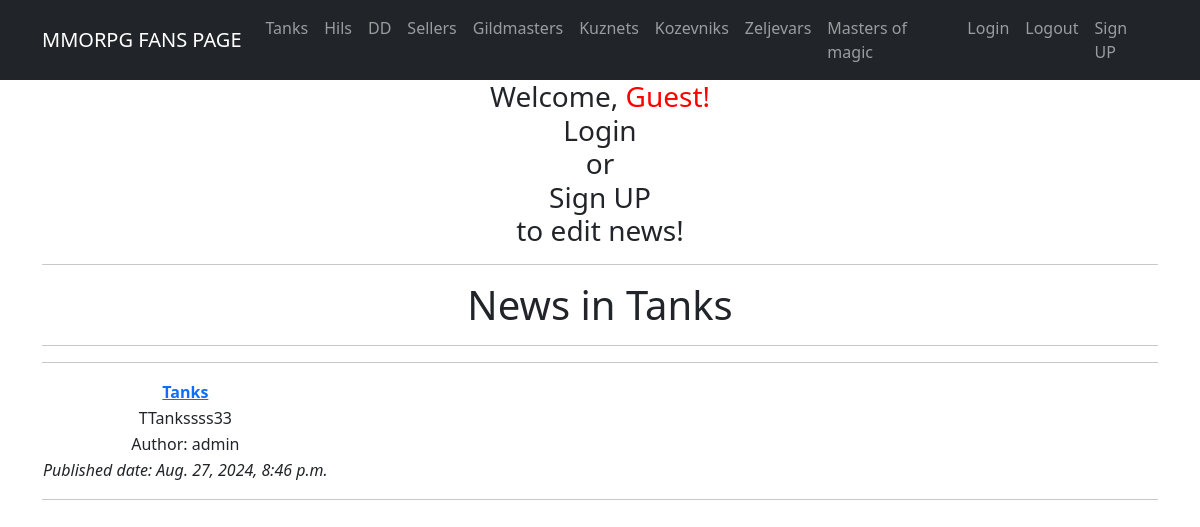
Before: /category/Tanks/ with the older database file.
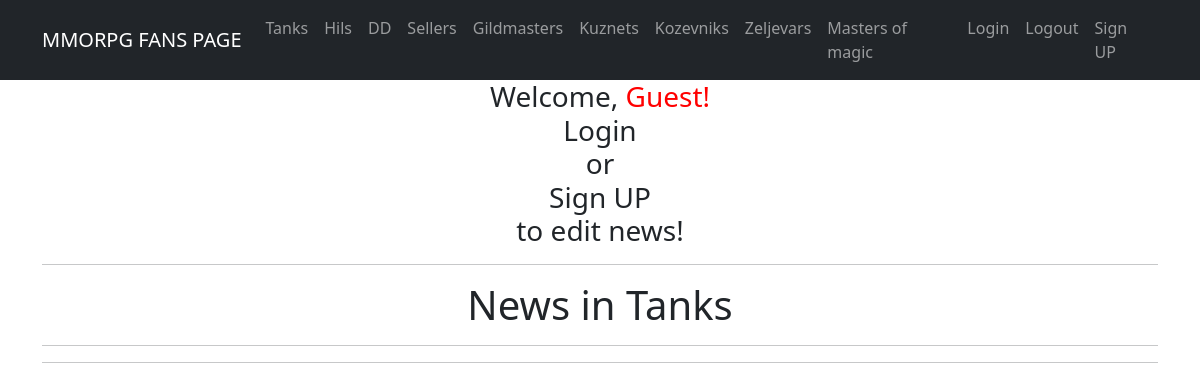
After: the same page with the newer database file.
### app/models.py (models this page shows, shortened)
class Post(models.Model):
    name = models.CharField(max_length=150, unique=True)
    description = models.TextField()
    published_date = models.DateTimeField(default=timezone.now)
    author = models.ForeignKey(User, on_delete=models.CASCADE, related_name='posts')
    categories = models.ManyToManyField(Category, related_name='posts')

### app/views.py (the view)
# urls.py: path('category/<str:category_name>/', PostByCategory.as_view(), name='posts_by_category'),
class PostByCategory(ListView, LoginRequiredMixin, PermissionRequiredMixin):
    template_name = 'post_by_category.html'
    context_object_name = 'post_by_category'
    def get_queryset(self):
        category_name = self.kwargs['category_name']
        self.category = get_object_or_404(Category, name__iexact=category_name)
        return Post.objects.filter(categories=self.category)
    def get_context_data(self, **kwargs):
        context = super().get_context_data(**kwargs)
        context['category'] = self.category
        return context

### templates/post_by_category.html (shortened to what this page needs)
{% extends 'flatpages/default.html' %}
{% block content %}
<h1>News in {{ category.name }}</h1>
<hr>
    {% for post in post_by_category %}
<table>
    <tr>
        <td><strong><a href="{% url 'post_detail' post.pk %}">{{ post.name }}</a></strong></td>
    </tr>
    <tr>
        <td>{{ post.description | truncatewords:150 }}</td>
    </tr>
    <tr>
        <td>Author: {{ post.author }}</td>
    </tr>
    <tr>
        <td><i>Published date: {{ post.published_date }}</i></td>
    </tr>
<hr>
</table>
    {% endfor %}
<hr>
{% endblock content %}

Changed rows visible on the page:
removed Post: name "Tanks", description "TTankssss33", author "admin", published_date "Aug. 27, 2024, 8:46 p.m."
